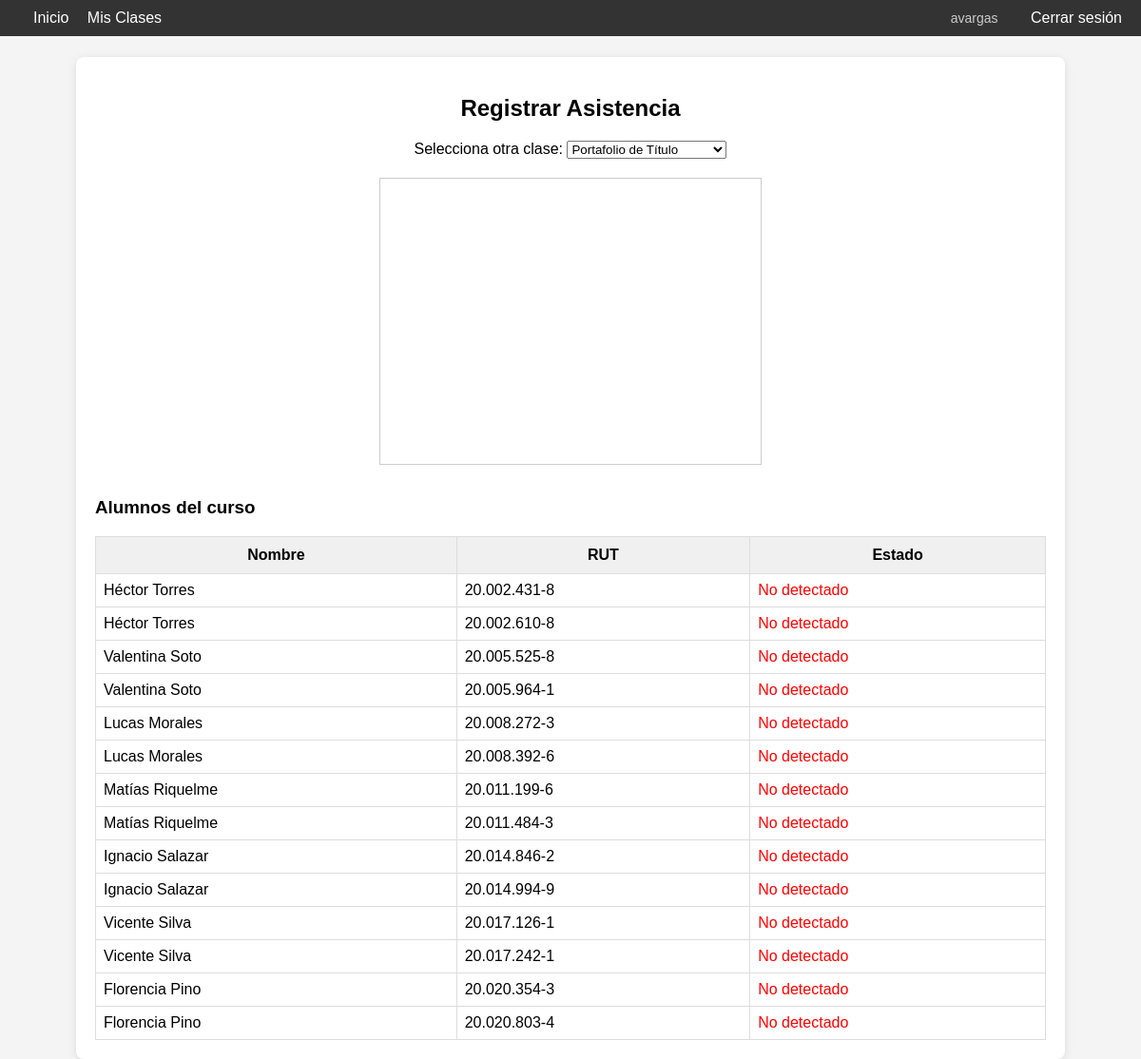
The page /asistencia/4 (signed in) on the database its author committed.
### tables this page shows
CREATE TABLE alumno (
        id INTEGER PRIMARY KEY AUTOINCREMENT,
        nombre TEXT NOT NULL,
        rut TEXT NOT NULL UNIQUE,
        datos_rostro BLOB NOT NULL
    );

### app/routes.py (the view)
@app.route('/asistencia/<int:clase_id>')
def asistencia(clase_id):
    if 'usuario' not in session:
        return redirect(url_for('login'))
    conexion = sqlite3.connect("asistencia.db")
    cursor = conexion.cursor()
    cursor.execute("""
        SELECT alumno.id, alumno.nombre, alumno.rut
        FROM alumno
        JOIN alumno_clase ON alumno.id = alumno_clase.alumno_id
        WHERE alumno_clase.clase_id = ?
    """, (clase_id,))
    alumnos = [{"id": a[0], "nombre": a[1], "rut": a[2]} for a in cursor.fetchall()]
    cursor.execute("SELECT id, nombre FROM clase ORDER BY fecha DESC")
    clases_disponibles = cursor.fetchall()
    conexion.close()
    return render_template('asistencia.html', clase_id=clase_id, alumnos=alumnos, clases_disponibles=clases_disponibles)

### app/templates/asistencia.html (shortened to what this page needs)
{% extends "base.html" %}
{% block content %}
<h2 style="text-align: center;">Registrar Asistencia</h2>
<div style="text-align: center; margin-bottom: 20px;">
    <form method="GET" action="" onsubmit="return false;">
        <label for="selector_clase">Selecciona otra clase:</label>
        <select id="selector_clase" onchange="cambiarClase(this)">
            {% for clase in clases_disponibles %}
                <option value="{{ clase[0] }}" {% if clase[0] == clase_id %}selected{% endif %}>
                    {{ clase[1] }}
                </option>
            {% endfor %}
        </select>
    </form>
</div>
<div style="text-align:center;">
    <video id="video" width="400" height="300" autoplay style="border:1px solid #ccc;"></video>
</div>
<h3 style="margin-top: 30px;">Alumnos del curso</h3>
<table style="width: 100%; border-collapse: collapse; margin-top: 10px;">
    <tr style="background-color: #f0f0f0;">
        <th style="padding: 10px; border: 1px solid #ddd;">Nombre</th>
        <th style="padding: 10px; border: 1px solid #ddd;">RUT</th>
        <th style="padding: 10px; border: 1px solid #ddd;">Estado</th>
    </tr>
    {% for alumno in alumnos %}
    <tr data-alumno-id="{{ alumno.id }}">
        <td style="padding: 8px; border: 1px solid #ddd;">{{ alumno.nombre }}</td>
        <td style="padding: 8px; border: 1px solid #ddd;">{{ alumno.rut }}</td>
        <td class="estado" style="padding: 8px; border: 1px solid #ddd;">
            {% if alumno.detectado %}
                <span style="color:green;">Detectado</span>
            {% else %}
                <span style="color:red;">No detectado</span>
            {% endif %}
        </td>
    </tr>
    {% endfor %}
</table>
{% endblock %}

### app/templates/base.html (style rules this page uses)
body { font-family: Arial, sans-serif; margin: 0; padding-top: 60px; background-color: #f4f4f4; }

### rows shown on the page
alumno: nombre "Héctor Torres", rut "20.002.431-8"
alumno: nombre "Héctor Torres", rut "20.002.610-8"
alumno: nombre "Valentina Soto", rut "20.005.525-8"
alumno: nombre "Valentina Soto", rut "20.005.964-1"
alumno: nombre "Lucas Morales", rut "20.008.272-3"
alumno: nombre "Lucas Morales", rut "20.008.392-6"
alumno: nombre "Matías Riquelme", rut "20.011.199-6"
alumno: nombre "Matías Riquelme", rut "20.011.484-3"
alumno: nombre "Ignacio Salazar", rut "20.014.846-2"
alumno: nombre "Ignacio Salazar", rut "20.014.994-9"
alumno: nombre "Vicente Silva", rut "20.017.126-1"
alumno: nombre "Vicente Silva", rut "20.017.242-1"
alumno: nombre "Florencia Pino", rut "20.020.354-3"
alumno: nombre "Florencia Pino", rut "20.020.803-4"

### other values the page prints
{{ session['usuario'] }} "avargas"
form field value "Portafolio de Título"
